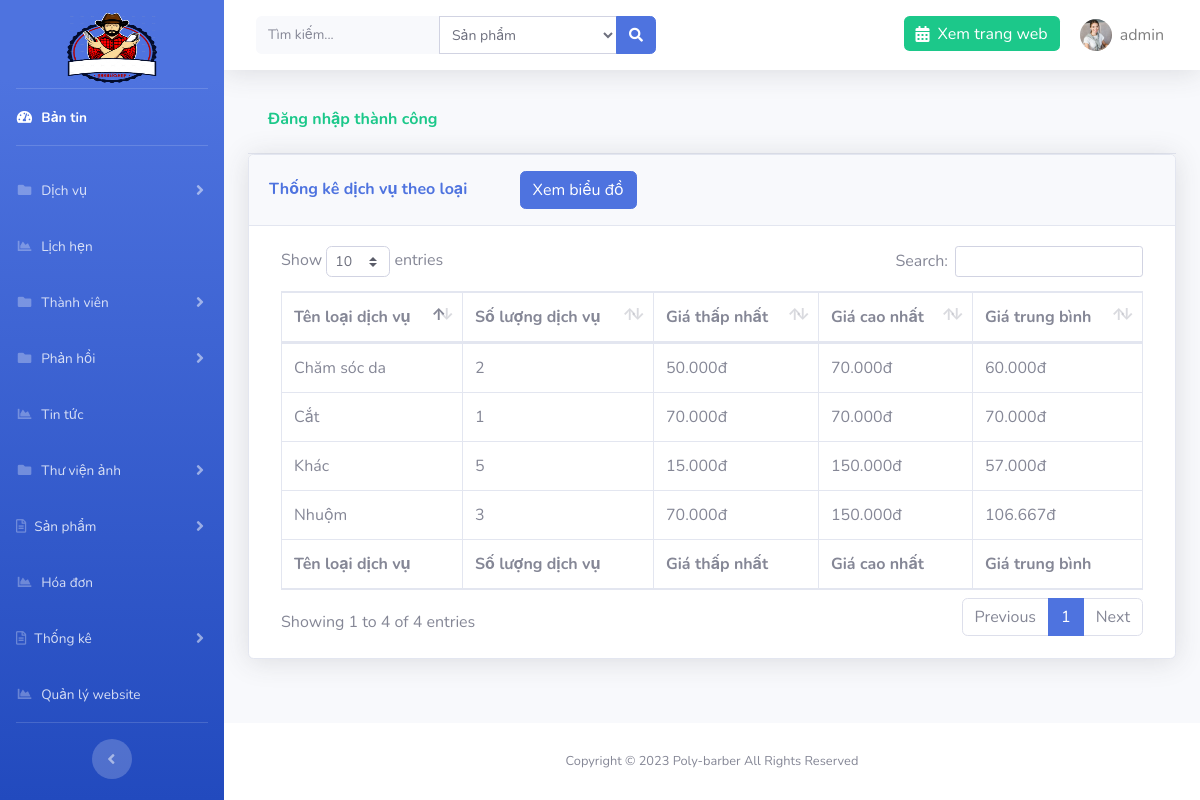
The page /admin/?page=statistic&action=service (signed in) on the database its author committed.
### tables this page shows
CREATE TABLE `setting` (
  `id` int(11) NOT NULL,
  `logo` varchar(191) NOT NULL,
  `file_ico` varchar(191) NOT NULL,
  `title` varchar(191) NOT NULL,
  `introduce` text NOT NULL,
  `slogan` varchar(191) NOT NULL
);

CREATE TABLE `types` (
  `id` int(11) NOT NULL,
  `name` varchar(191) NOT NULL,
  `images` varchar(191) NOT NULL
);

### libs/database.php (called while the page is built, shortened)
<?php
function connection()
{
    try {
       $conn = new PDO("mysql:host=localhost; dbname=cattoc; charset=utf8", "root", "");
    } catch (PDOException $e) {
        echo "Lỗi Kết nối" . $e->getMessage();
    }
    return $conn;
}
function query_exe($sql) {
    $conn = connection();
    try {
        $stmt = $conn->prepare($sql);
        $stmt->execute();
        $result = $stmt->fetchAll(PDO::FETCH_ASSOC);
        return $result;
    } catch (PDOException $e) {
        echo "Lỗi dữ liệu" . $e->getMessage();
    } finally {
        unset($conn);
    }
}
function query_limit($sql) {
    $conn = connection();
    try {
        $stmt = $conn->prepare($sql);
        $stmt->execute();
        $result = $stmt->fetch(PDO::FETCH_ASSOC);
        return $result;
    } catch (PDOException $e) {
        echo "Lỗi dữ liệu" . $e->getMessage();
    } finally {
        unset($conn);
    }
}

### libs/setting.php (called while the page is built, shortened)
<?php
require_once "database.php";
function list_limit_setting(){
    $sql = "SELECT * from setting order by id limit 0,1";
    return query_limit($sql);
}

### libs/services.php (called while the page is built, shortened)
<?php
require_once "database.php";
function statistical_service(){
    $sql = "SELECT t.id, t.name, COUNT(*) so_luong, MIN(s.price) gia_min, MAX(s.price) gia_max, AVG(s.price) gia_avg
     FROM services s inner JOIN types t ON t.id=s.id_type
     GROUP BY t.id, t.name";
return query_exe($sql);
}

### admin/statistic/statistic_ser.php (the view)
<?php $service = statistical_service(); ?>
<div class="container-fluid">
    <?php if (isset($_SESSION['message'])) : ?>
        <div class="card-header py-3 text-success">
            <h6 class="font-weight-bold"><?= $_SESSION['message'] ?></h6>
        </div>
    <?php endif; ?>
    <div class="card shadow mb-4">
        <div class="card-header py-3">
            <h6 class="m-0 font-weight-bold text-primary">Thống kê dịch vụ theo loại
            <a href="<?= ROOT ?>admin/?page=statistic&action=char_ser" class="btn btn-primary ml-5">Xem biểu đồ</a>
            </h6>
        </div>
        <div class="card-body">
            <div class="table-responsive">
                <form action="" method="POST" class="col-md-12">
                    <table class="table table-bordered" id="dataTable" width="100%" cellspacing="0">
                        <thead>
                            <tr>
                                <th>Tên loại dịch vụ</th>
                                <th>Số lượng dịch vụ</th>
                                <th>Giá thấp nhất</th>
                                <th>Giá cao nhất</th>
                                <th>Giá trung bình</th>
                            </tr>
                        </thead>
                        <tfoot>
                            <tr>
                            <th>Tên loại dịch vụ</th>
                                <th>Số lượng dịch vụ</th>
                                <th>Giá thấp nhất</th>
                                <th>Giá cao nhất</th>
                                <th>Giá trung bình</th>
                            </tr>
                        </tfoot>
                        <tbody>
                            <?php foreach ($service as $s) : ?>
                                <tr>
                                <td><?=$s['name'] ?></td>
                                <td><?=$s['so_luong'] ?></td>
                                <td><?=number_format($s['gia_min'],0,',','.').'đ' ?></td>
                                <td><?=number_format($s['gia_max'],0,',','.').'đ'?></td>
                                <td><?=number_format($s['gia_avg'],0,',','.').'đ' ?></td>
                                </tr>
                            <?php endforeach; ?>
                        </tbody>
                    </table>
                </form>
            </div>
        </div>
    </div>
</div>

### admin/template/header.php (shortened to what this page needs)
<?php $setting = list_limit_setting(); ?>
<!DOCTYPE html>
<html lang="en">
<head>
    <link href="resource/vendor/fontawesome-free/css/all.min.css" rel="stylesheet" type="text/css">
    <link rel="stylesheet" href="resource/vendor/select2.min.css" />
<link rel="stylesheet" href="https://maxcdn.bootstrapcdn.com/bootstrap/4.4.1/css/bootstrap.min.css">
    <link href="resource/css/sb-admin-2.css" rel="stylesheet">
    <link href="resource/vendor/datatables/dataTables.bootstrap4.min.css" rel="stylesheet">
</head>
<body id="page-top">
    <div id="wrapper">
        <ul class="navbar-nav bg-gradient-primary sidebar sidebar-dark accordion" id="accordionSidebar">
            <a class="sidebar-brand d-flex align-items-center justify-content-center mb-3 pt-5" href="<?=ROOT?>admin">
                <img src="../images/<?=$setting['logo']?>" alt="logo" width="90" height="70">
            </a>
            <hr class="sidebar-divider my-0">
            <li class="nav-item active">
                <a class="nav-link" href="<?= ROOT ?>admin">
                    <i class="fas fa-fw fa-tachometer-alt"></i>
                    <span>Bản tin</span></a>
            </li>
            <hr class="sidebar-divider">
            <li class="nav-item">
                <a class="nav-link collapsed" href="#" data-toggle="collapse" data-target="#collapsePages" aria-expanded="true" aria-controls="collapsePages">
                    <i class="fas fa-fw fa-folder"></i>
                    <span>Dịch vụ</span>
                </a>
            </li>
            <li class="nav-item">
                <a class="nav-link" href="<?= ROOT ?>admin/?page=appointment">
                    <i class="fas fa-fw fa-chart-area"></i>
                    <span>Lịch hẹn</span></a>
            </li>
             <li class="nav-item">
                <a class="nav-link collapsed" href="#" data-toggle="collapse" data-target="#collapsePages2" aria-expanded="true" aria-controls="collapsePages">
                    <i class="fas fa-fw fa-folder"></i>
                    <span>Thành viên</span>
                </a>
            </li>
             <li class="nav-item">
                <a class="nav-link collapsed" href="#" data-toggle="collapse" data-target="#collapsePages3" aria-expanded="true" aria-controls="collapsePages">
                    <i class="fas fa-fw fa-folder"></i>
                    <span>Phản hồi</span>
                </a>
            </li>
               <li class="nav-item">
                <a class="nav-link" href="<?= ROOT ?>admin/?page=new">
                    <i class="fas fa-fw fa-chart-area"></i>
                    <span>Tin tức</span></a>
            </li>
  <li class="nav-item">
                <a class="nav-link collapsed" href="#" data-toggle="collapse" data-target="#collapsePages4" aria-expanded="true" aria-controls="collapsePages">
                    <i class="fas fa-fw fa-folder"></i>
                    <span>Thư viện ảnh</span>
                </a>
            </li>
            <li class="nav-item">
                <a class="nav-link collapsed" href="#" data-toggle="collapse" data-target="#collapseTwo" aria-expanded="true" aria-controls="collapseTwo">
                    <i class="far fa-file-alt"></i>
                    <span>Sản phẩm</span>
                </a>
            </li>
            <li class="nav-item">
                <a class="nav-link" href="<?= ROOT ?>admin/?page=order">
                    <i class="fas fa-fw fa-chart-area"></i>
                    <span>Hóa đơn</span></a>
            </li>
            <li class="nav-item">
                <a class="nav-link collapsed" href="#" data-toggle="collapse" data-target="#collapseTwo1" aria-expanded="true" aria-controls="collapseTwo">
                    <i class="far fa-file-alt"></i>
                    <span>Thống kê</span>
                </a>
            </li>
               <li class="nav-item">
                <a class="nav-link" href="<?= ROOT ?>admin/?page=setting">
                    <i class="fas fa-fw fa-chart-area"></i>
                    <span>Quản lý website</span></a>
            </li>
            <hr class="sidebar-divider d-none d-md-block">
            <div class="text-center d-none d-md-inline">
                <button class="rounded-circle border-0" id="sidebarToggle"></button>
            </div>
        </ul>
        <div id="content-wrapper" class="d-flex flex-column">
            <div id="content">
                <nav class="navbar navbar-expand navbar-light bg-white topbar mb-4 static-top shadow">
                    <form class="d-none d-sm-inline-block form-inline mr-auto ml-md-3 my-2 my-md-0 mw-100 navbar-search" method="POST" action="<?= ROOT ?>admin/search.php">
                        <div class="input-group">
                            <input name="keyword" type="text" title="Vui lòng nhập nội dung tìm kiếm" class="form-control bg-light border-0 small" placeholder="Tìm kiếm..." aria-label="Search" aria-describedby="basic-addon2" required>
                            <select name="select_search" id="" class="form-control form-control-sm select-search">
                        <option value="1">Sản phẩm</option>
                    </select>
                            <div class="input-group-append">
                                <button class="btn btn-primary" type="submit">
                                    <i class="fas fa-search fa-sm"></i>
                                </button>
                            </div>
                        </div>
                    </form>
                    <ul class="navbar-nav ml-auto">
                        <li class="nav-item no-arrow">
                            <a href="<?=ROOT?>" class="nav-link bg-success text-white h-50 mt-3 rounded"><i class="fas fa-calendar-alt mr-2"></i>Xem trang web</a>
                        </li>
                        <li class="nav-item dropdown no-arrow">
                            <a class="nav-link dropdown-toggle" href="" id="userDropdown" role="button" data-toggle="dropdown" aria-haspopup="true" aria-expanded="false">
                                <img class="img-profile rounded-circle" src="../images/users/<?=$_SESSION['user']['images']?>">
                                <span class="ml-2 mr-2 text-black-50"><?=$_SESSION['user']['account']?></span>
                            </a>
                        </li>
                    </ul>
                </nav>

### rows shown on the page
setting: logo (picture)
types: name "Nhuộm", so_luong "3", gia_min "70.000", gia_max "150.000", gia_avg "106.667"
types: name "Chăm sóc da", so_luong "2", gia_min "50.000", gia_max "70.000", gia_avg "60.000"
types: name "Cắt", so_luong "1", gia_min "70.000", gia_max "70.000", gia_avg "70.000"
types: name "Khác", so_luong "5", gia_min "15.000", gia_max "150.000", gia_avg "57.000"

### other values the page prints
$_SESSION['user']['account'] "admin"
$_SESSION['message'] "Đăng nhập thành công"
